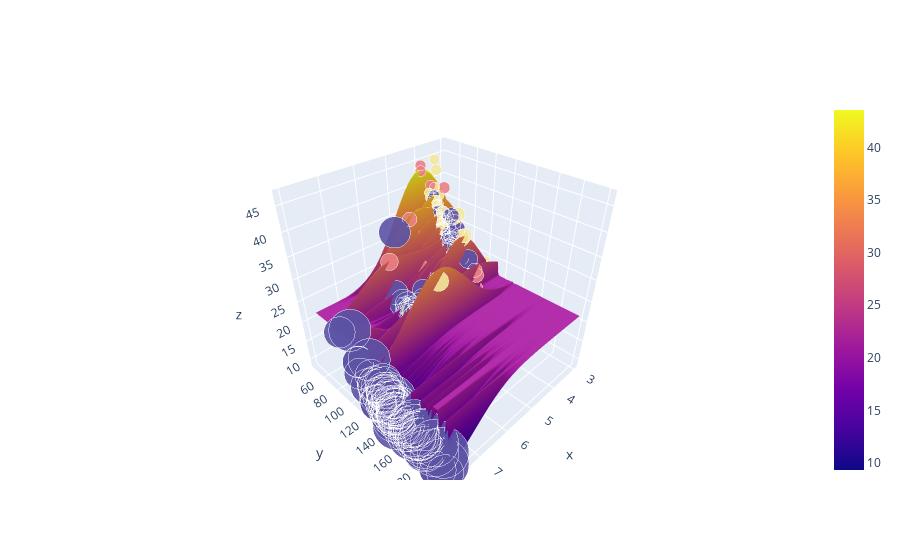

Notebook source saved alongside this figure:
### Code cell
SVR_Visualize(df_clean)

### Figure 1 — Plotly figure (JSON) as saved in the notebook; plotly's stock layout.template omitted (floating-point values rounded to 4 significant figures; data arrays with more than 128 entries replaced by an {"elided": "..."} marker saying what was removed)
{"data": [{"y": {"elided": "382 int values"}, "mode": "markers", "marker": {"color": {"elided": "382 int values"}, "opacity": 0.9, "size": {"elided": "382 float values"}, "reversescale": true, "colorscale": [[0, "rgb(243, 231, 155)"], [0.1667, "rgb(250, 196, 132)"], [0.3333, "rgb(248, 160, 126)"], [0.5, "rgb(235, 127, 134)"], [0.6667, "rgb(206, 102, 147)"], [0.8333, "rgb(160, 89, 160)"], [1, "rgb(92, 83, 165)"]]}, "x": {"elided": "382 int values"}, "z": {"elided": "382 float values"}, "type": "scatter3d"}, {"y": {"elided": "770 float values"}, "x": [3, 3.2, 3.4, 3.6, 3.8, 4.0, 4.2, 4.4, 4.6, 4.8, 5.0, 5.2, 5.4, 5.6, 5.8, 6.0, 6.2, 6.4, 6.6, 6.8, 7.0, 7.2, 7.4, 7.6, 7.8], "z": {"elided": "770x25 float values"}, "type": "surface", "name": "pred_surface"}], "layout": {}}
